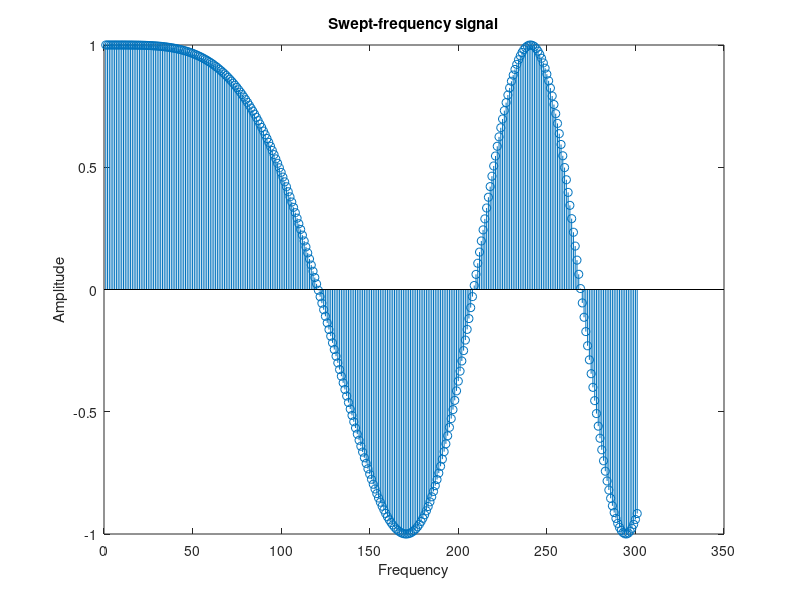

This chart was generated by the following MATLAB code:
%Question 1
%Constants
f_initial = 0; %The beginning frequency
f_final = pi;  %The ending frequency
sampling = 301;%Sample number
t = linspace(0,pi,sampling); %Time vector
l=length(t); %Length of the time vector
n=0:300; 
a=(f_final-f_initial)/l; %Slope of the frequency
fNew=f_initial+a*t; %New frequency value from initial frequency and slope
y=cos(fNew.*n);
figure
stem(y)

xlabel("Frequency");
ylabel("Amplitude");
title("Swept-frequency signal");
